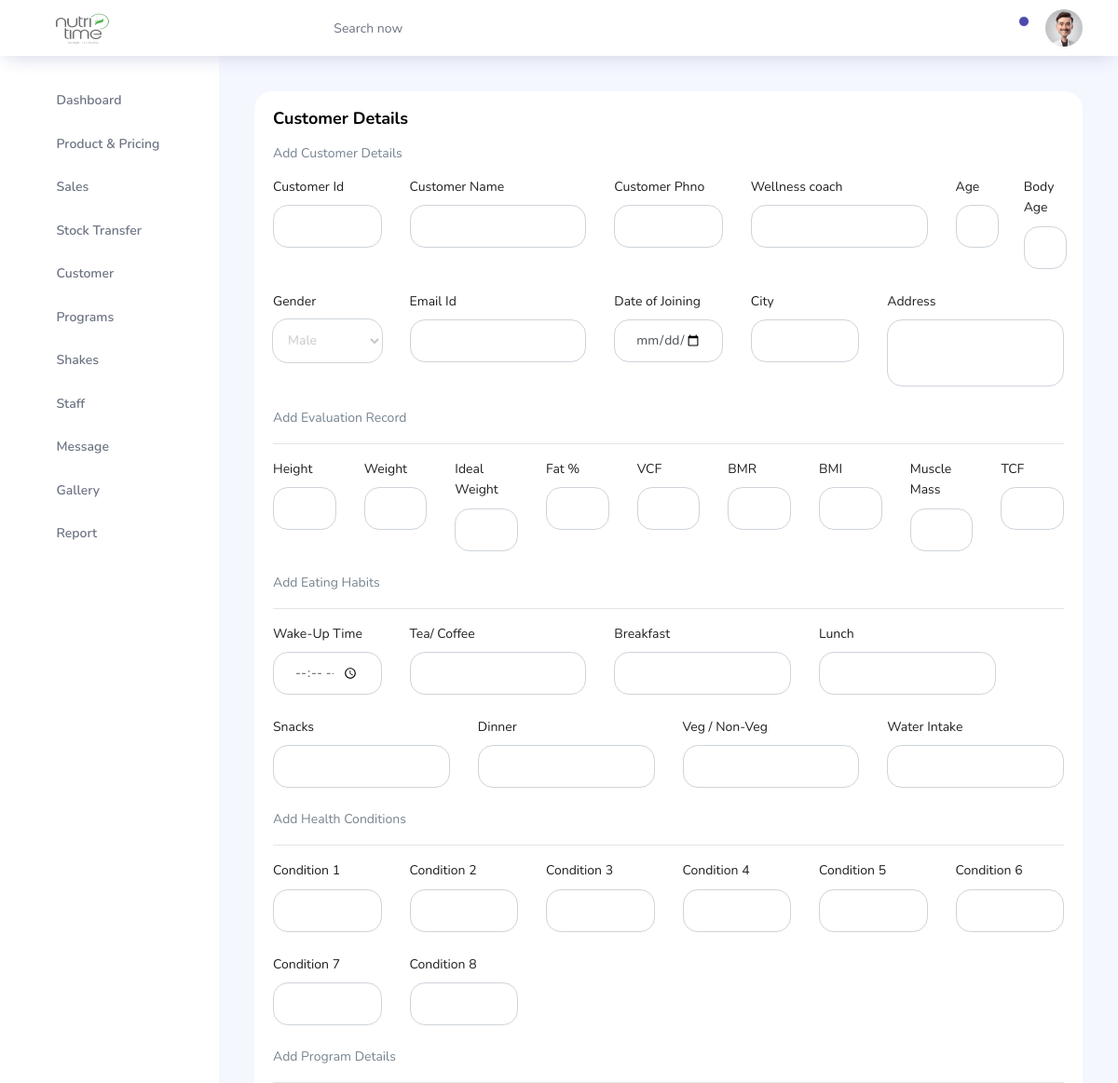
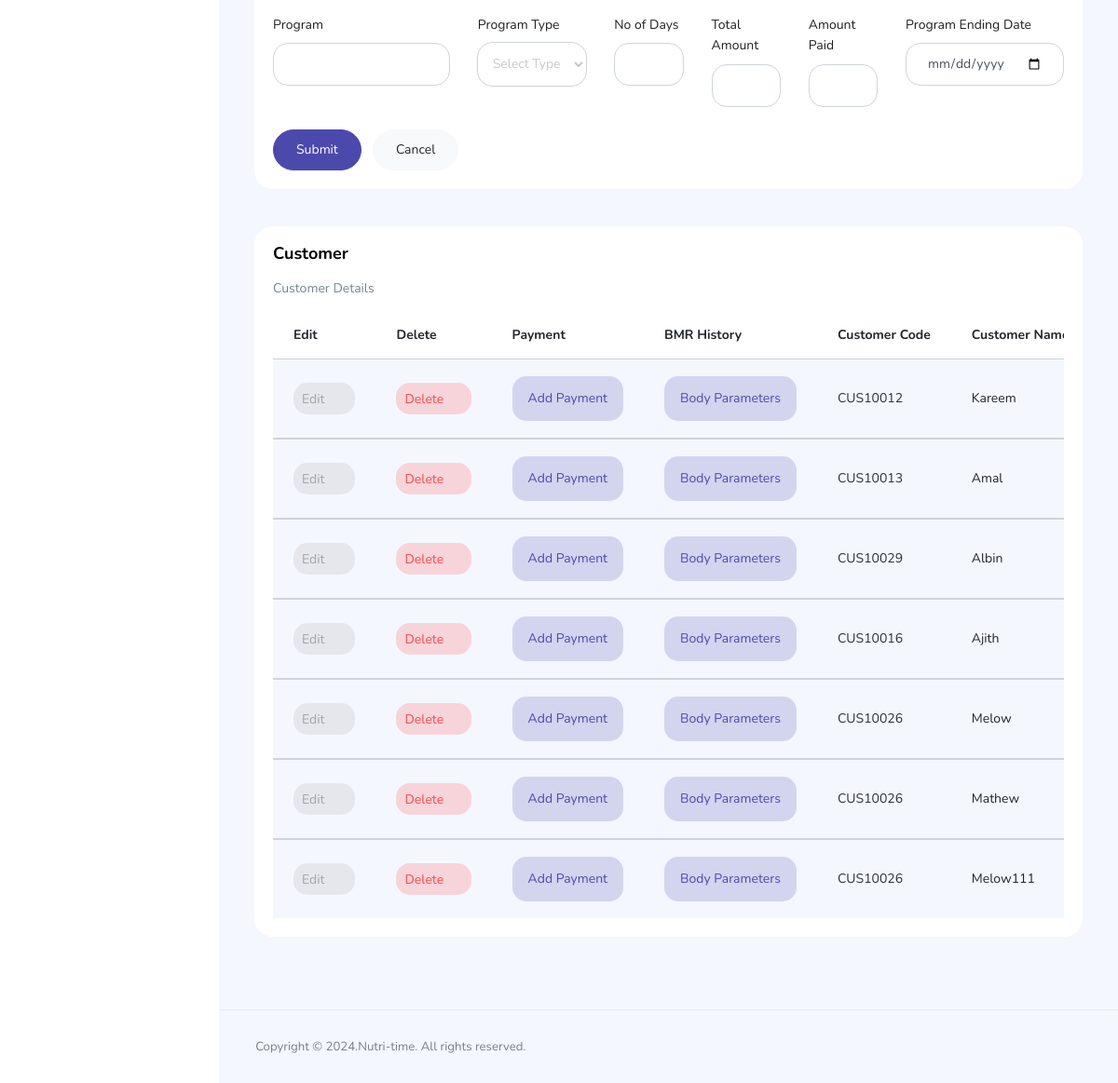
The page /Admin/pages/admin-customer.php (signed in) on the database its author committed (2 pictures, top to bottom).
### tables this page shows
CREATE TABLE `customer` (
  `cust_id` int(11) NOT NULL,
  `cust_code` varchar(50) NOT NULL,
  `cust_name` varchar(100) NOT NULL,
  `cust_phno` varchar(20) NOT NULL,
  `cust_invited` varchar(50) NOT NULL,
  `cust_age` varchar(10) NOT NULL,
  `cust_bodyage` varchar(10) NOT NULL,
  `cust_gender` varchar(25) NOT NULL,
  `cust_email` varchar(50) NOT NULL,
  `cust_password` varchar(50) NOT NULL,
  `cust_doj` varchar(50) NOT NULL,
  `cust_city` varchar(50) NOT NULL,
  `cust_address` varchar(100) NOT NULL,
  `cust_height` varchar(10) NOT NULL,
  `cust_weight` varchar(10) NOT NULL,
  `cust_idleweight` varchar(10) NOT NULL,
  `cust_fat` varchar(10) NOT NULL,
  `cust_vcf` varchar(50) NOT NULL,
  `cust_bmr` varchar(10) NOT NULL,
  `cust_bmi` varchar(10) NOT NULL,
  `cust_bmidate` varchar(100) NOT NULL,
  `cust_mm` varchar(10) NOT NULL,
  `cust_tcf` varchar(10) NOT NULL,
  `cust_waketime` varchar(10) NOT NULL,
  `cust_tea` varchar(50) NOT NULL,
  `cust_breakfast` varchar(100) NOT NULL,
  `cust_lunch` varchar(100) NOT NULL,
  `cust_snack` varchar(100) NOT NULL,
  `cust_dinner` varchar(100) NOT NULL,
  `cust_veg_nonveg` varchar(50) NOT NULL,
  `cust_waterintake` varchar(10) NOT NULL,
  `cust_cond1` varchar(100) NOT NULL,
  `cust_cond2` varchar(100) NOT NULL,
  `cust_cond3` varchar(100) NOT NULL,
  `cust_cond4` varchar(100) NOT NULL,
  `cust_cond5` varchar(100) NOT NULL,
  `cust_cond6` varchar(100) NOT NULL,
  `cust_cond7` varchar(100) NOT NULL,
  `cust_cond8` varchar(100) NOT NULL,
  `cust_prg` varchar(50) NOT NULL,
  `cust_prgtype` varchar(20) NOT NULL,
  `cust_noday` varchar(10) NOT NULL,
  `cust_total` varchar(20) NOT NULL,
  `cust_paid` varchar(20) DEFAULT NULL,
  `cust_paiddate` varchar(100) NOT NULL,
  `cust_remain` varchar(10) DEFAULT NULL,
  `cust_date` varchar(100) NOT NULL
);

### Admin/pages/admin-customer.php (the view, shortened to what the rows shown need)
<?php
include './connect.php';
?>
<!DOCTYPE html>
<html lang="en">
<head>
  <link rel="stylesheet" href="../vendors/feather/feather.css">
  <link rel="stylesheet" href="../vendors/ti-icons/css/themify-icons.css">
  <link rel="stylesheet" href="../css/vertical-layout-light/style.css">
</head>
<body>
  <div class="container-scroller">
    <?php
    include './topbar.php';
    ?>
    <div class="main-panel">
      <div class="content-wrapper">
        <div class="row">
          <div class="col-12 grid-margin stretch-card">
            <div class="card">
              <div class="card-body">
                <h1 class="card-title">Customer Details</h1>
              </div>
            </div>
          </div>
        </div>
        <div class="row">
          <div class="col-lg-12 grid-margin stretch-card">
            <div class="card">
              <div class="card-body">
                <div class="table-responsive">
                  <table class="table table-striped">
                    <thead>
                      <tr>
                        <th>Edit</th>
                        <th>Delete</th>
                        <th>Payment</th>
                        <th>BMR History</th>
                        <th>Customer Code</th>
                        <th>Customer Name</th>
                      </tr>
                    </thead>
                    <?php
                    $sql = mysqli_query($conn, "SELECT * FROM customer ORDER BY cust_id ");
                    while ($row = mysqli_fetch_assoc($sql)) {
                      $cus_id = $row['cust_id'];
                      $cus_code = $row['cust_code'];
                      $cus_name = $row['cust_name'];
                    ?>
                      <tbody>
                        <tr>
                          <td><a href="admin-customer.php?cusid=<?php echo $cus_id; ?>" class="btn btn-inverse-secondary btn-icon-text p-2">Edit <i class="ti-pencil-alt btn-icon-append"></i></a></td>
                          <td><a href="admin-customer.php?cusdid=<?php echo $cus_id; ?>" class="btn btn-inverse-danger btn-icon-text p-2" onclick="return confirmDelete();">Delete<i class="ti-trash btn-icon-prepend"></i></a></td>
                          <td><a href="admin-customer.php?cusmdid=<?php echo $cus_id; ?>" class="btn btn-inverse-primary btn-icon-text p-3" data-toggle="modal" data-target="#exampleModal_<?php echo $cus_id; ?>">Add Payment</a></td>
                          <td><a href="admin-customer.php?cusmdid=<?php echo $cus_id; ?>" class="btn btn-inverse-primary btn-icon-text p-3" data-toggle="modal" data-target="#exampleModal2_<?php echo $cus_id; ?>">Body Parameters</a></td>
                          <td class="py-1"><a href="admin-customerdetails.php?prid=<?php echo $cus_id; ?>" class="text-dark"><?php echo $cus_code; ?></a></td>
                          <td><?php echo $cus_name; ?></td>
                        </tr>
                      </tbody>
                    <?php
                    }
                    ?>
                  </table>
                </div>
              </div>
            </div>
          </div>
        </div>
      </div>
    </div>
  </div>
  </div>
</body>
</html>

### rows shown on the page
customer: cust_code "CUS10012", cust_name "Kareem"
customer: cust_code "CUS10013", cust_name "Amal"
customer: cust_code "CUS10029", cust_name "Albin"
customer: cust_code "CUS10016", cust_name "Ajith"
customer: cust_code "CUS10026", cust_name "Melow"
customer: cust_code "CUS10026", cust_name "Mathew"
customer: cust_code "CUS10026", cust_name "Melow111"
